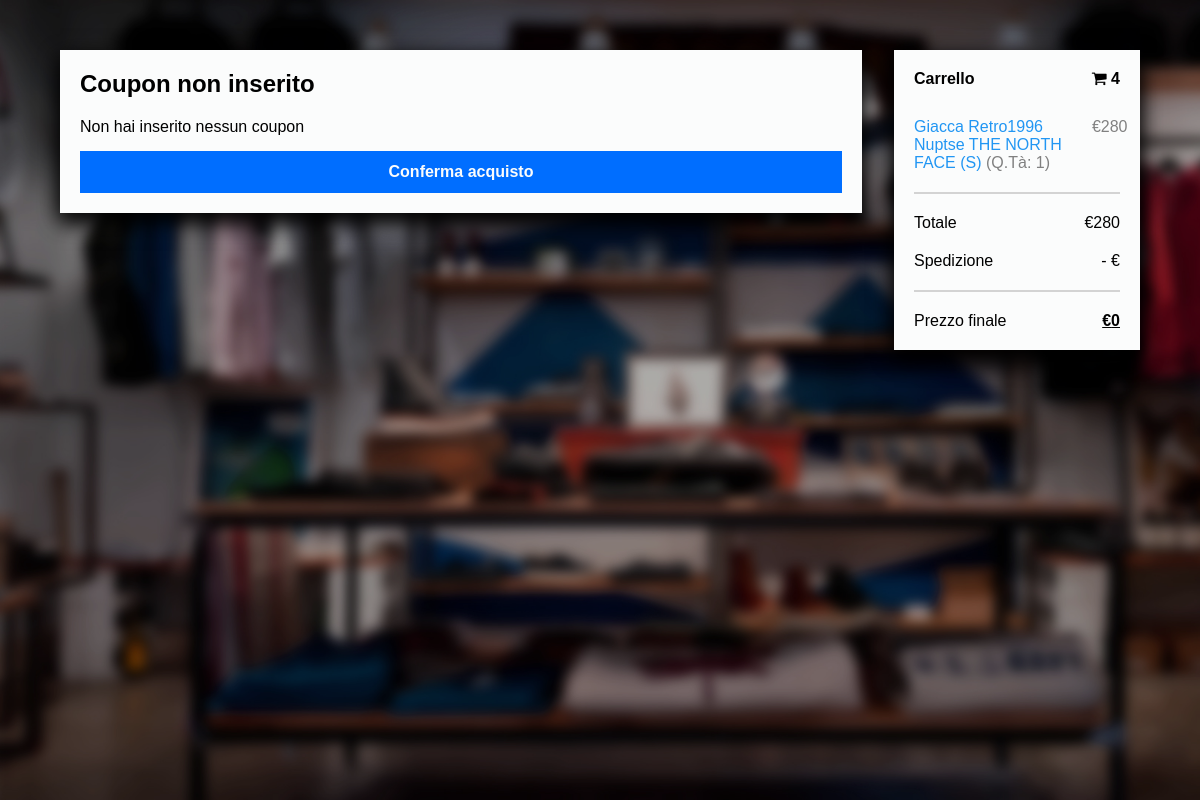
The page /conferma.acquisto.php (signed in) on the database as committed earlier.
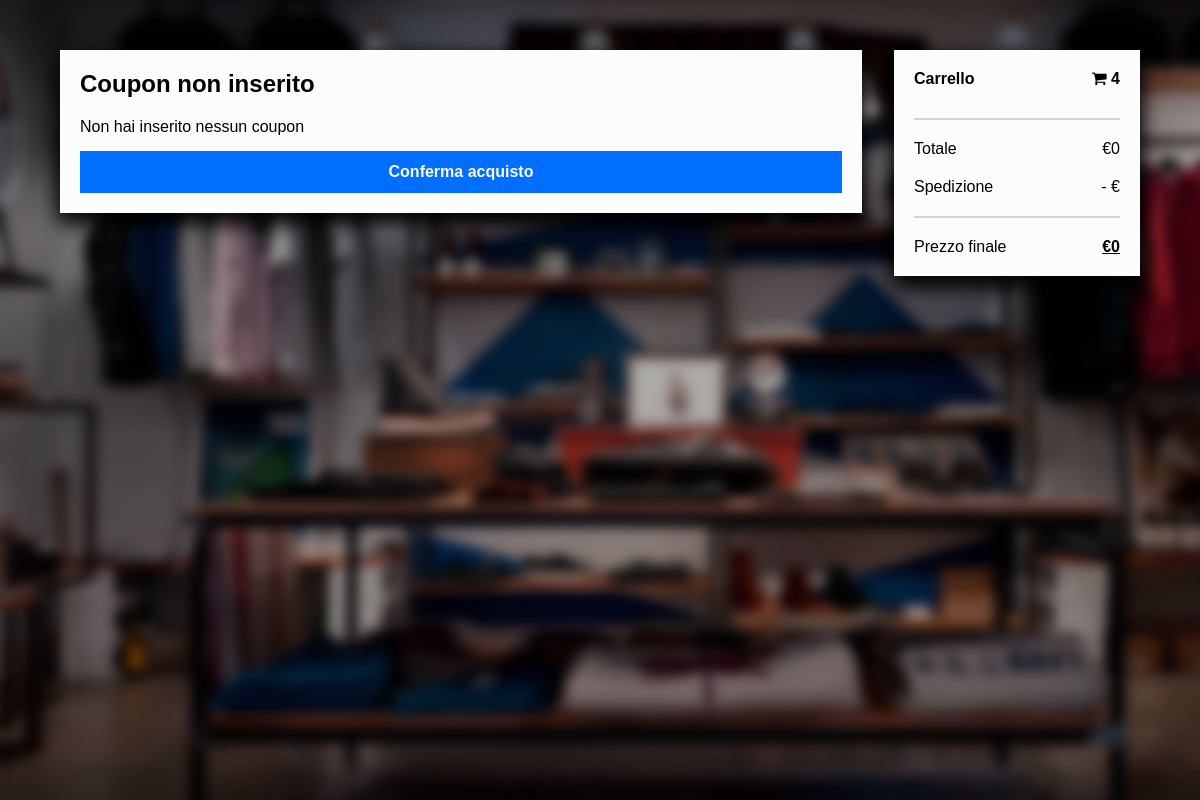
The same page on the database as committed later.
### tables this page shows
CREATE TABLE `carrello` (
  `IDcarrello` int(11) NOT NULL AUTO_INCREMENT,
  `quantita_carrello` int(11) DEFAULT NULL,
  `idutente` int(11) DEFAULT NULL,
  `idprodotto_taglia` int(11) DEFAULT NULL,
  PRIMARY KEY (`IDcarrello`),
  KEY `idutente` (`idutente`),
  KEY `idprodotto_taglia` (`idprodotto_taglia`),
  CONSTRAINT `carrello_ibfk_1` FOREIGN KEY (`idutente`) REFERENCES `utenti` (`IDutente`),
  CONSTRAINT `carrello_ibfk_2` FOREIGN KEY (`idprodotto_taglia`) REFERENCES `prodotto_taglia` (`IDprodotto_taglia`)
);

CREATE TABLE `prodotto` (
  `IDprodotto` int(11) NOT NULL AUTO_INCREMENT,
  `titolo` varchar(50) DEFAULT NULL,
  `idproduttore_prodotto` int(11) DEFAULT NULL,
  `costo` decimal(10,2) DEFAULT NULL,
  `idoggetto` int(11) DEFAULT NULL,
  `idcolore_prodotto` int(11) DEFAULT NULL,
  `idimmagine_prodotto` int(11) DEFAULT NULL,
  `data_pubblicazione` datetime DEFAULT NULL,
  PRIMARY KEY (`IDprodotto`),
  UNIQUE KEY `titolo` (`titolo`),
  KEY `idoggetto` (`idoggetto`),
  KEY `idcolore_prodotto` (`idcolore_prodotto`),
  KEY `idproduttore_prodotto` (`idproduttore_prodotto`),
  KEY `idimmagine_prodotto` (`idimmagine_prodotto`),
  CONSTRAINT `prodotto_ibfk_1` FOREIGN KEY (`idoggetto`) REFERENCES `oggetto` (`IDoggetto`),
  CONSTRAINT `prodotto_ibfk_2` FOREIGN KEY (`idcolore_prodotto`) REFERENCES `colore_prodotto` (`IDcolore_prodotto`),
  CONSTRAINT `prodotto_ibfk_3` FOREIGN KEY (`idproduttore_prodotto`) REFERENCES `produttore_prodotto` (`IDproduttore_prodotto`),
  CONSTRAINT `prodotto_ibfk_4` FOREIGN KEY (`idimmagine_prodotto`) REFERENCES `immagine_prodotto` (`IDimmagine_prodotto`)
);

CREATE TABLE `taglia` (
  `IDtaglia` int(11) NOT NULL AUTO_INCREMENT,
  `taglia` varchar(30) DEFAULT NULL,
  `idtipo_oggetto` int(11) DEFAULT NULL,
  PRIMARY KEY (`IDtaglia`),
  KEY `idtipo_oggetto` (`idtipo_oggetto`),
  CONSTRAINT `taglia_ibfk_1` FOREIGN KEY (`idtipo_oggetto`) REFERENCES `tipo_oggetto` (`IDtipo_oggetto`)
);

### dbConfig/dbConfig.php (called while the page is built, shortened)
<?php
    $utenti = "utenti";
    $colore_prodotto = "colore_prodotto";
    $produttore_prodotto = "produttore_prodotto";
    $taglia = "taglia";
    $prodotto = "prodotto";
    $prodotto_taglia = "prodotto_taglia";
    $immagine_prodotto = "immagine_prodotto";
    $carrello = "carrello";
 ?>

### conferma.acquisto.php (the view, shortened to what the changed rows need)
<?php
  include './dbConfig/dbConfig.php';
?>
<!DOCTYPE html>
<html>
  <?php
    $email = $_SESSION['email'];
    $sql_user = "SELECT * FROM $utenti WHERE email = '$email'";
                 $result_user = $conn->query($sql_user);
                 $row_user = $result_user->fetch_assoc();
                 $IDutente = $row_user["IDutente"];
    $sql = "SELECT * FROM $carrello WHERE idutente = $IDutente";
            $result = $conn->query($sql);
  ?>
  <head>
    <link rel="stylesheet" href="./css/style.carrello.css">
    <link rel="stylesheet" href="./css/style.mainpage.css">
    <link rel="stylesheet" href="./css/style.pageProdotto.css">
    <link rel="stylesheet" href="./css/style.checkout.css">
    <link rel="stylesheet" href="./css/background.css">
    <link rel="stylesheet" href="https://cdnjs.cloudflare.com/ajax/libs/font-awesome/4.7.0/css/font-awesome.min.css">
  </head>
  <body>
      <div class="entire-page">
        <form action="./confirm.checkout.php" method="post">
          <div class="hero">
            <div class="checkout-page">
              <div class="container-checkout-margin">
                <div class="container-checkout">
                  <div class="row-checkout">
                    <div class="col-25">
                      <div class="container-cart">
                        <div class="carrello-checkout">
                          <?php
                            $prezzo_tot = 0;
                            while ($row = $result->fetch_assoc()) {
                              $IDprodotto_taglia = $row['idprodotto_taglia'];
                              $sql2 = "SELECT * FROM $prodotto_taglia
                                       INNER JOIN $prodotto
                                       ON $prodotto_taglia.idprodotto = $prodotto.IDprodotto
                                       INNER JOIN $colore_prodotto
                                       ON $prodotto.idcolore_prodotto = $colore_prodotto.IDcolore_prodotto
                                       INNER JOIN $produttore_prodotto
                                       ON $prodotto.idproduttore_prodotto = $produttore_prodotto.IDproduttore_prodotto
                                       INNER JOIN $immagine_prodotto
                                       ON $prodotto.idimmagine_prodotto  = $immagine_prodotto.IDimmagine_prodotto
                                       WHERE IDprodotto_taglia = $IDprodotto_taglia";
                                       $result2 = $conn->query($sql2);
                                       $row2 = $result2->fetch_assoc();
                             $sql3 = "SELECT * FROM $taglia WHERE IDtaglia IN (
                                      SELECT idtaglia FROM $prodotto_taglia WHERE IDprodotto_taglia = $IDprodotto_taglia
                                      )";
                                      $result3 = $conn->query($sql3);
                                      $row3 = $result3->fetch_assoc();
                             $sql_qta = "SELECT * FROM $carrello WHERE idprodotto_taglia = $IDprodotto_taglia AND idutente = $IDutente";
                                         $result_qta = $conn->query($sql_qta);
                                         $row_qta = $result_qta->fetch_assoc();
                                         $quantita_carrello_prod = $row_qta["quantita_carrello"];
                              $prezzo_parz = $row2["costo"] * $row_qta["quantita_carrello"];
                              $prezzo_tot = $prezzo_tot + $prezzo_parz;
                              ?>
                                <div class="text-prodotto-checkout">
                                  <?php echo "<a href=./pageProdotto.php?IDprodotto={$row2['IDprodotto']}>" ?> <p> <?php echo "{$row2["titolo"]} ({$row3["taglia"]})"?> <span> (Q.tà: <?php echo $quantita_carrello_prod ?>) </span> </p> </a>
                                  <span> €<?php echo $prezzo_parz ?> </span>
                                </div>
                              <?php
                            }
                           ?>
                        </div>
                        <h5 class="padding-resize" style="padding-bottom: 20px; padding-top: 20px;"> Totale <span class="price" style="color:black"><p> €<?php echo $prezzo_tot ?> </p> </span> </h5>
                      </div>
                    </div>
                  </div>
                </div>
              </div>
            </div>
          </div>
        </form>
      </div>
  </body>
</html>

Rows that differ between the two databases and show on the page:
removed carrello: prodotto.titolo "Giacca Retro1996 Nuptse THE NORTH FACE", taglia.taglia "S", quantita_carrello "1", quantita_carrello.costo "280"
Other text that changed with them:
$prezzo_tot: "280" → "0"
